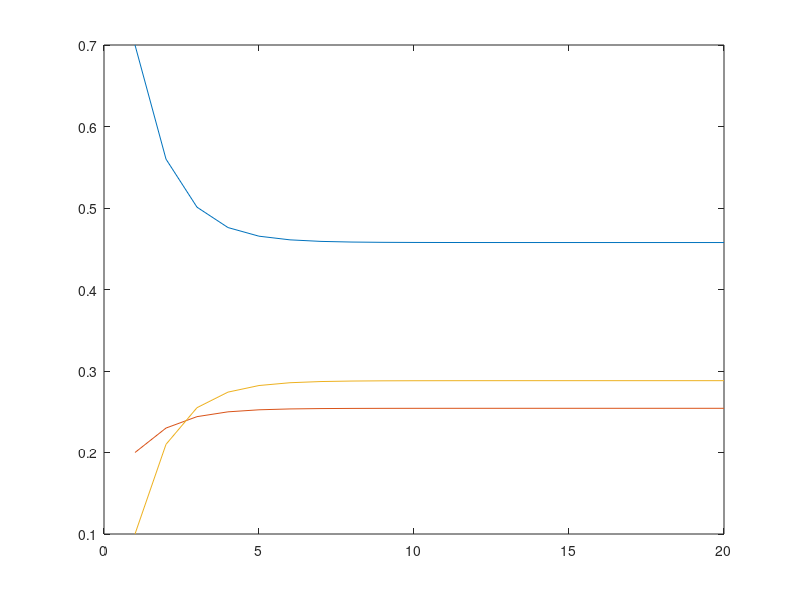

Reproduce this figure in MATLAB.
#       S       N       C
#S     0.7     0.2     0.3
#
#N     0.2     0.3     0.3
#
#C     0.1     0.5     0.4

M = [0.7 0.2 0.3; 0.2 0.3 0.3; 0.1 0.5 0.4];
estI = [1;0;0];
M^2 * estI

res = zeros(3,20);
for i=1:20
  res(:,i) = M^i * estI;
endfor

plot(1:20,res)